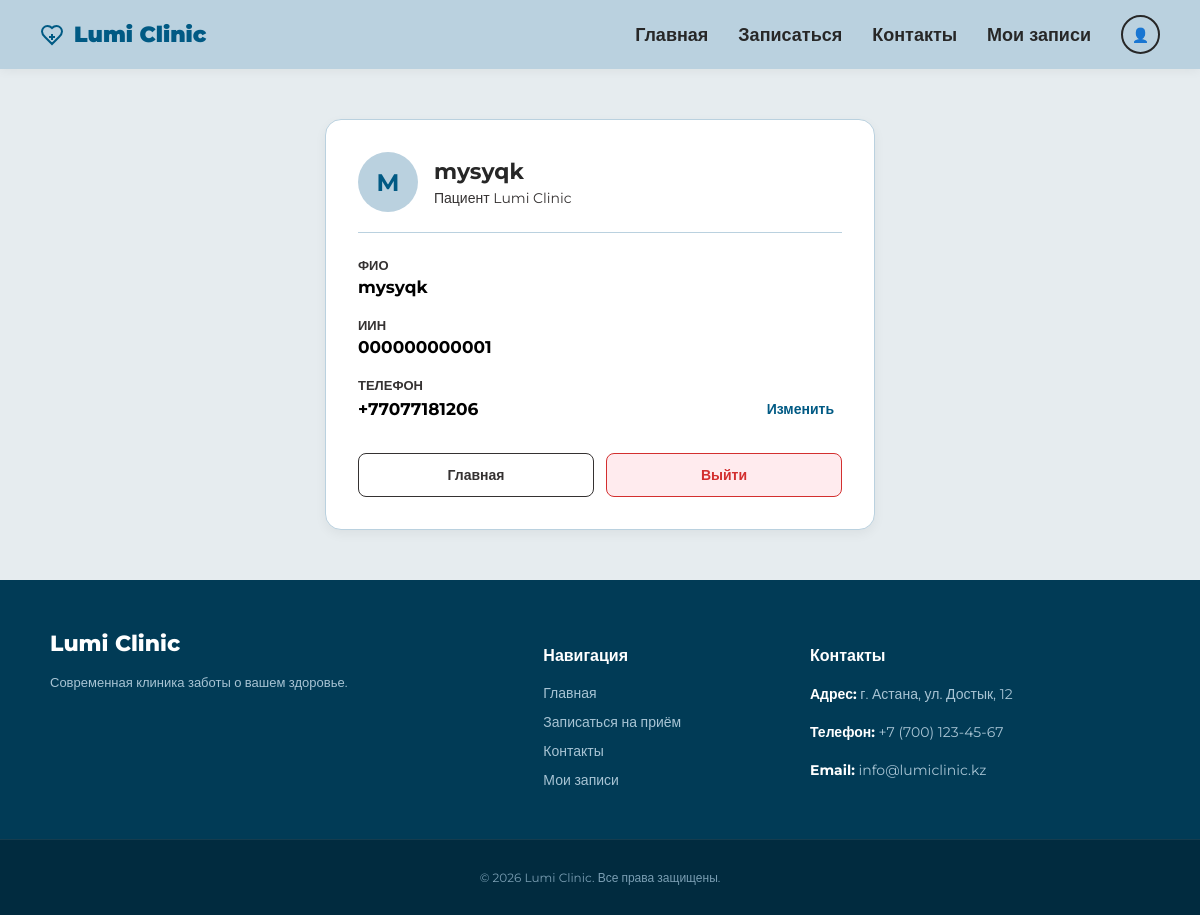
/profile/ (signed in), run on the app's committed database.
### booking/models.py (models this page shows, shortened)
class PatientProfile(models.Model):
    user = models.OneToOneField(
        User,
        on_delete=models.CASCADE
    )
    iin = models.CharField(
        max_length=12,
        unique=True
    )
    full_name = models.CharField(
        max_length=150
    )
    phone = models.CharField(
        max_length=20,
        unique=True
    )

### booking/views.py (the view)
# urls.py: path('profile/', views.profile, name='profile'),
@login_required(login_url='/login/')
def profile(request):
  profile, created = PatientProfile.objects.get_or_create(
      user=request.user,
      defaults={
          'iin': str(request.user.id).zfill(12),
          'full_name': request.user.get_full_name() or request.user.username,
          'phone': f'not-set-{request.user.id}',
      },
  )
  return render(request, 'booking/profile.html', {'profile': profile})

### booking/templates/booking/profile.html (shortened to what this page needs)
{% extends "booking/base.html" %}
{% load static %}
{% block extra_css %}
<link rel="stylesheet" href="{% static 'css/profile.css' %}">
{% endblock %}
{% block content %}
<div class="profile-container">
    <div class="profile-card">
        <div class="profile-header">
            <div class="avatar">
                {{ profile.full_name|slice:":1"|upper|default:"У" }}
            </div>
            <div>
                <h1 style="margin: 0; font-size: 22px;">{{ profile.full_name }}</h1>
                <p style="margin: 4px 0 0; color: var(--dark-gray, #353232); font-size: 14px;">Пациент Lumi Clinic</p>
            </div>
        </div>
        <div class="profile-field">
            <span>ФИО</span>
            <strong>{{ profile.full_name }}</strong>
        </div>
        <div class="profile-field">
            <span>ИИН</span>
            <strong>{{ profile.iin }}</strong>
        </div>
        <div class="profile-field">
            <span>Телефон</span>
            <div class="phone-row">
                <strong>{{ profile.phone }}</strong>
                <button type="button" class="btn-edit" onclick="openPhoneModal()">Изменить</button>
            </div>
        </div>
        <div class="profile-actions">
            <a href="{% url 'main' %}" class="btn btn-outline">Главная</a>
            <button type="button" class="btn btn-danger" onclick="openLogout()">Выйти</button>
        </div>
    </div>
</div>
{% endblock %}

### static/css/base.css (style rules this page uses)
:root { --base-primary: #015A84; --base-light-blue: #BAD1DF; --base-bg-color: #E6ECEF; --base-text-dark: #272727; --base-white: #FFFFFF; }
body { margin: 0; font-family: 'Montserrat', sans-serif; background-color: var(--base-bg-color); color: var(--base-text-dark); display: flex; flex-direction: column; min-height: 100vh; }

### static/css/profile.css (style rules this page uses)
.profile-container { max-width: 550px; margin: 50px auto; padding: 0 20px; }
.profile-card { background: var(--white, #fff); border-radius: 16px; padding: 32px; border: 1px solid var(--light-blue, #BAD1DF); box-shadow: 0 4px 12px rgba(0, 0, 0, 0.05); }
.profile-header { display: flex; align-items: center; gap: 16px; margin-bottom: 24px; padding-bottom: 20px; border-bottom: 1px solid var(--light-blue, #BAD1DF); }
.avatar { width: 60px; height: 60px; border-radius: 50%; background: var(--light-blue, #BAD1DF); color: var(--primary, #015A84); display: flex; align-items: center; justify-content: center; font-size: 24px; font-weight: bold; }
.profile-field { margin-bottom: 20px; }
.profile-field span { display: block; font-size: 13px; color: var(--dark-gray, #353232); margin-bottom: 4px; text-transform: uppercase; font-weight: 600; }
.profile-field strong { font-size: 17px; color: var(--black, #000); }
.phone-row { display: flex; justify-content: space-between; align-items: center; }
.btn-edit { background: none; border: none; color: var(--primary, #015A84); font-weight: 600; font-size: 14px; cursor: pointer; padding: 4px 8px; border-radius: 4px; transition: background 0.2s; }
.profile-actions { margin-top: 32px; display: flex; gap: 12px; }
.btn { padding: 12px 20px; border-radius: 8px; font-weight: bold; font-size: 14px; border: none; cursor: pointer; transition: all 0.2s; text-decoration: none; text-align: center; flex: 1; }
.btn-outline { background: var(--white, #fff); border: 1px solid var(--dark-gray, #353232); color: var(--dark-gray, #353232); }
.btn-danger { background: var(--danger-bg, #FFEBEE); color: var(--danger, #D32F2F); border: 1px solid var(--danger, #D32F2F); }

### data on the page
PatientProfile: full_name "M", full_name "mysyqk", iin "000000000001", phone "+77077181206"
